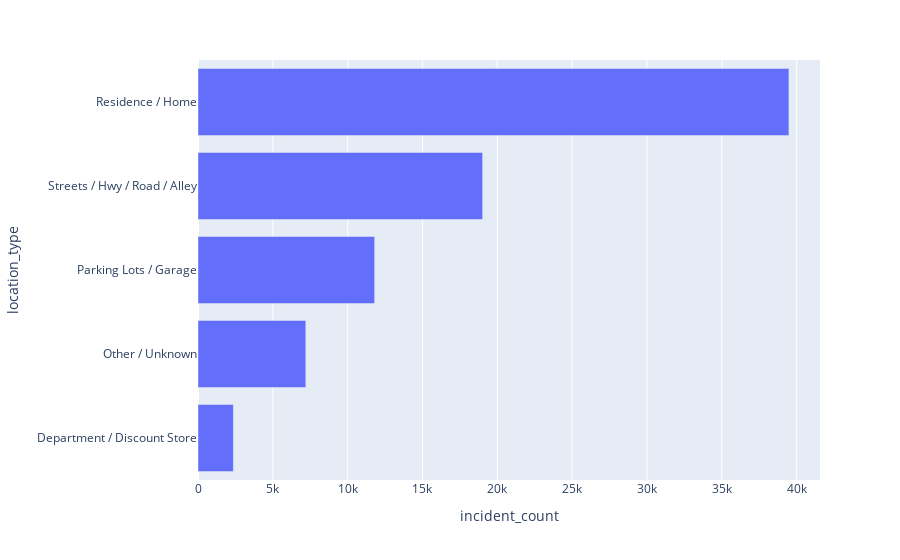

Notebook cell for this chart:
### Code cell
fig = px.bar(top_2018_loc_type.sort_values(by='incident_count',ascending=True),x='incident_count', y='location_type')
fig.show()

### Figure 1 — Plotly figure (JSON) as saved in the notebook; plotly's stock layout.template omitted (floating-point values rounded to 4 significant figures)
{"data": [{"alignmentgroup": "True", "hovertemplate": "incident_count=%{x}<br>location_type=%{y}<extra></extra>", "legendgroup": "", "marker": {"color": "#636efa"}, "name": "", "offsetgroup": "", "orientation": "h", "showlegend": false, "textposition": "auto", "type": "bar", "x": [2363, 7204, 11804, 19017, 39483], "xaxis": "x", "y": ["Department / Discount Store", "Other / Unknown", "Parking Lots / Garage", "Streets / Hwy / Road / Alley", "Residence / Home"], "yaxis": "y"}], "layout": {"autosize": true, "barmode": "relative", "legend": {"tracegroupgap": 0}, "margin": {"t": 60}, "xaxis": {"anchor": "y", "autorange": true, "domain": [0, 1], "range": [0, 41560.0], "title": {"text": "incident_count"}, "type": "linear"}, "yaxis": {"anchor": "x", "autorange": true, "domain": [0, 1], "range": [-0.5, 4.5], "title": {"text": "location_type"}, "type": "category"}}}
